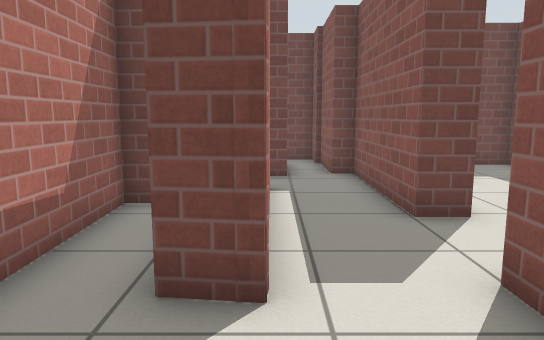
[1] (above)

20 first-person views from a walk through a Gazebo world. The camera is 0.9 m above the floor, tilts 8° down and sees 70° across. The lines on the ground mark 1 m squares. The floor is counted in squares, 0.5 m on a side. Each view is taken from the middle of a square. On the plan, view 1 faces up. The plan holds only what a view shows up to about 18 squares ahead; the rest is blank. Simple patterns stand in for the simulator's built-in surfaces.

[2]
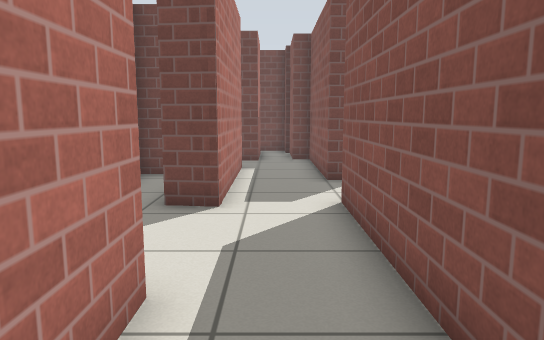

[3]
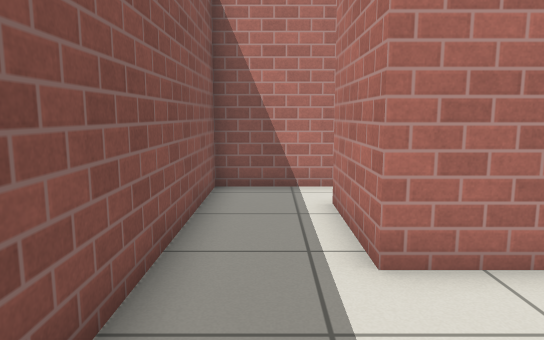

[4]
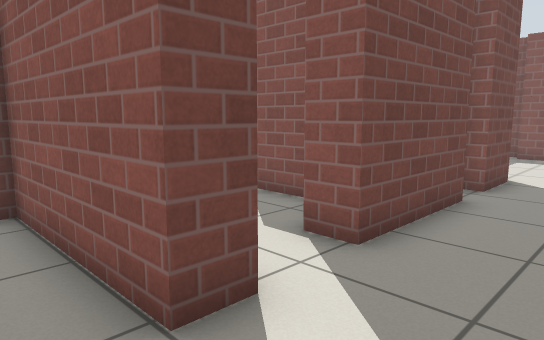

[5]
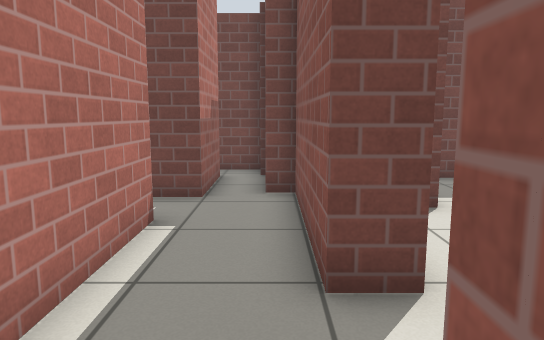

[6]
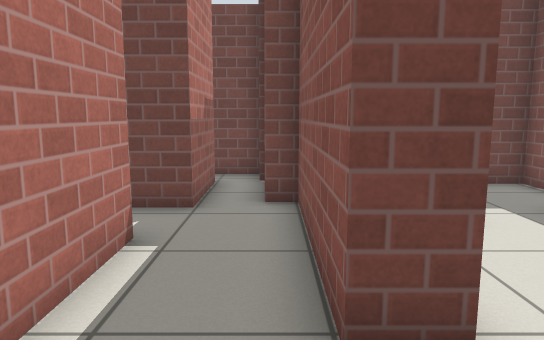

[7]
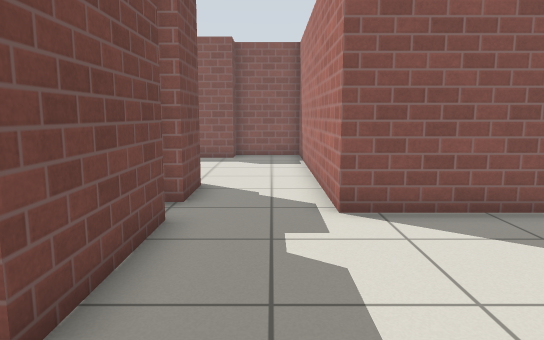

[8]
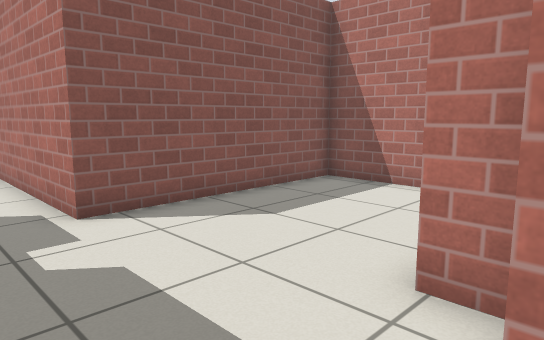

[9]
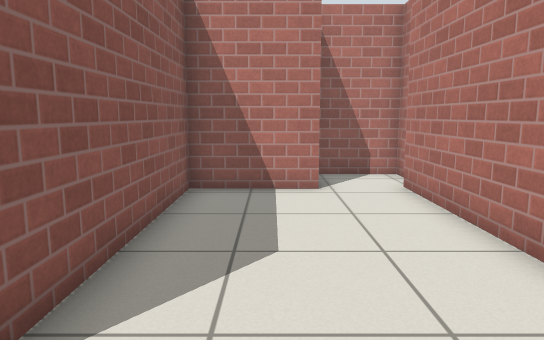

[10]
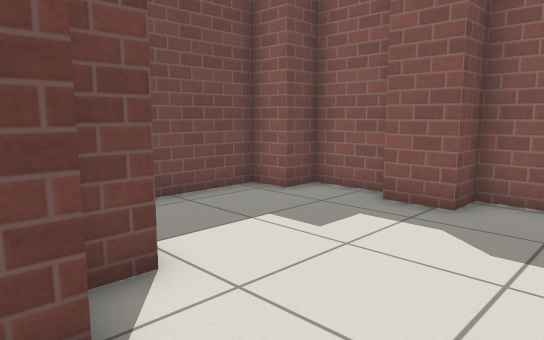

[11]
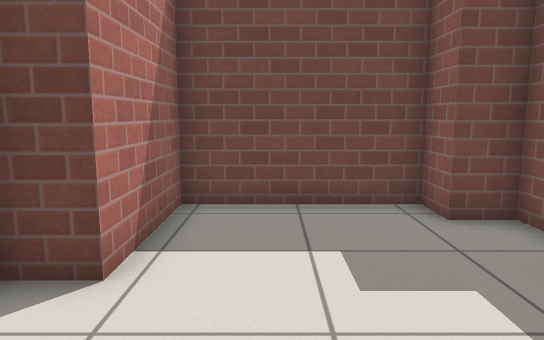

[12]
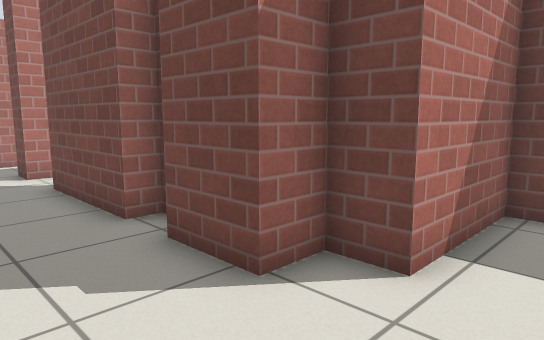

[13]
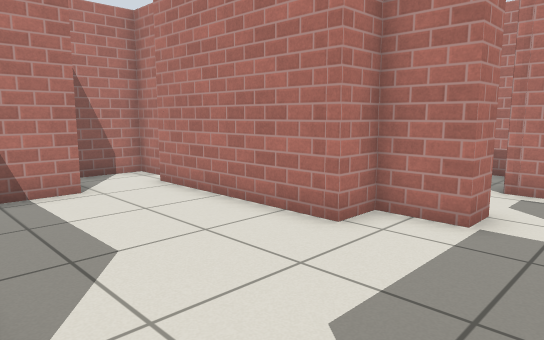

[14]
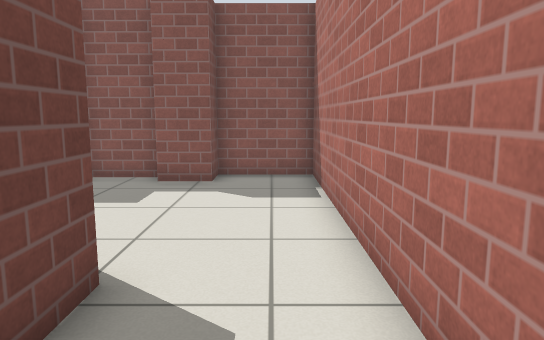

[15]
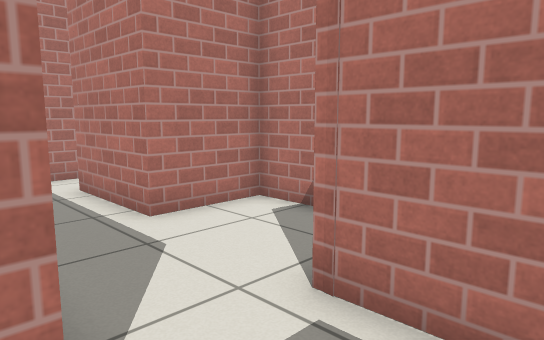

[16]
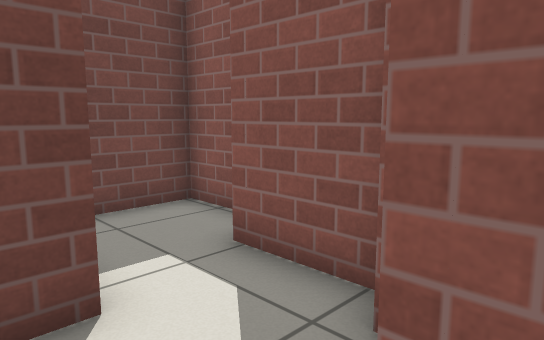

[17]
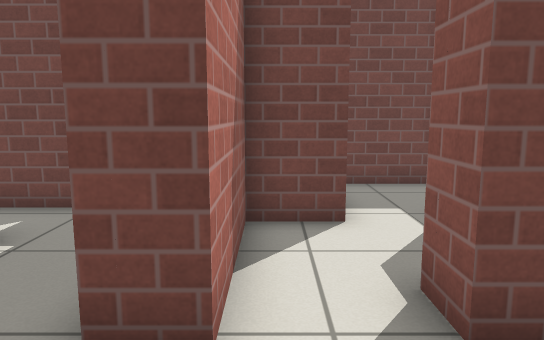

[18]
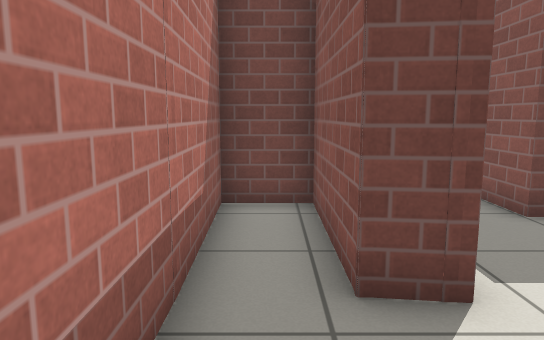

[19]
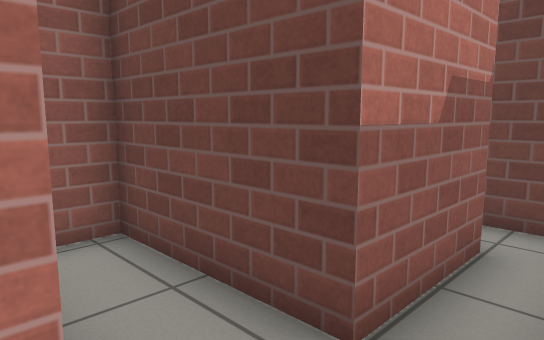

[20]
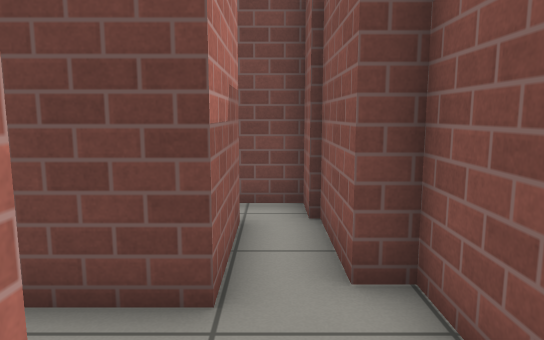

### Floor plan
Ten units are one square. View 1 is at (0, 0); x grows to the right and y downward. Boxes are objects, and circles mark ways between rooms. Rooms are numbered by the first view taken in them; rooms with no view inside come last. Other rooms are left out.
<svg viewBox="-42 -164 255 226">
<path fill="none" stroke="#000" d="M0 -35 -11 -35 -11 -78 -29 -78 -29 3 -3 3M0 -35 -11 -37M34 -68 25 -68 25 -119 19 -119 19 -148M0 -96 0 -35M-3 3 -3 39M5 -145 5 -115 -37 -115 -37 -105M17 -146 17 -159 0 -159M-10 57 25 57 25 -40 34 -40M34 -40 34 -22 46 -22 46 38M68 34 100 34 100 -37 144 -37M96 -76 96 -68 56 -68M130 -68 110 -68 110 -74M41 46 41 57 66 57M203 -82 203 -104 191 -104 191 -117 142 -117 142 -80 130 -80 130 -68M144 -37 208 -37 208 -66 196 -66 196 -82M54 -104 34 -104 34 -68M75 -89 75 -112M56 -68 56 -79M87 -126 87 -141 59 -141"/>
<circle cx="-5" cy="-15" r="3" fill="#2a7"/>
<circle cx="30" cy="-50" r="3" fill="#2a7"/>
<circle cx="137" cy="-50" r="3" fill="#2a7"/>
<circle cx="45" cy="-75" r="3" fill="#2a7"/>
<text x="-10" y="-30">1</text>
<text x="10" y="-50">2</text>
<text x="80" y="-20">3</text>
<text x="170" y="-70">4</text>
<text x="60" y="-100">5</text>
</svg>
Room 1 opens to room 2. Room 2 opens to room 3. Room 3 opens to room 4. Room 3 opens to room 5.

Where each view was taken, in squares from view 1:
view 1: 0 up, 0 right, facing up
view 2: 4 down, 1 right, facing up
view 3: 4 up, 1 right, facing down
view 4: 4 up, 1 right, facing up-right
view 5: 3 up, 2 right, facing up
view 6: 4 up, 2 right, facing up
view 7: 5 up, 3 right, facing right
view 8: 6 up, 3 right, facing down-right
view 9: 6 up, 8 right, facing down
view 10: 4 up, 12 right, facing up-right
view 11: 4 up, 16 right, facing up
view 12: 4 up, 16 right, facing up-left
view 13: 6 up, 10 right, facing down-left
view 14: 5 up, 9 right, facing right
view 15: 6 up, 3 right, facing down-left
view 16: 7 up, 4 right, facing up-right
view 17: 4 up, 4 right, facing up
view 18: 0 up, 2 left, facing up
view 19: 9 up, 2 right, facing up-left
view 20: 8 up, 1 right, facing up
